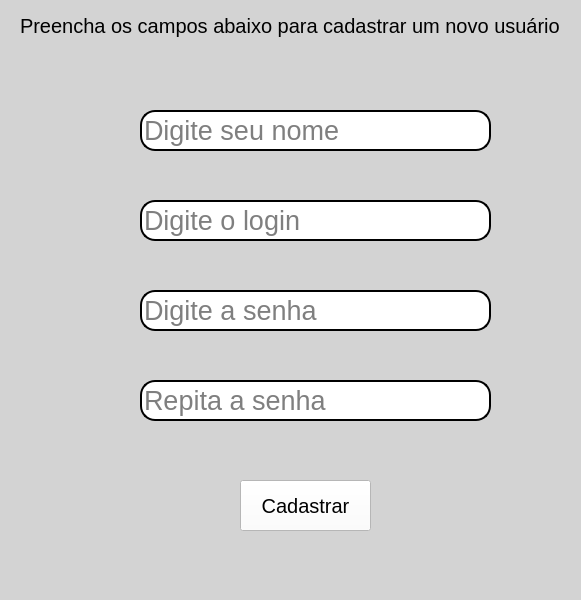
<?xml version="1.0" encoding="UTF-8"?>
<ui version="4.0">
 <class>MainWindow</class>
 <widget class="QMainWindow" name="MainWindow">
  <property name="geometry">
   <rect>
    <x>0</x>
    <y>0</y>
    <width>581</width>
    <height>600</height>
   </rect>
  </property>
  <property name="windowTitle">
   <string>MainWindow</string>
  </property>
  <property name="styleSheet">
   <string notr="true">background-color: rgb(211, 211, 211);</string>
  </property>
  <widget class="QWidget" name="centralwidget">
   <widget class="QLabel" name="label">
    <property name="geometry">
     <rect>
      <x>20</x>
      <y>10</y>
      <width>561</width>
      <height>31</height>
     </rect>
    </property>
    <property name="font">
     <font>
      <pointsize>15</pointsize>
     </font>
    </property>
    <property name="text">
     <string>Preencha os campos abaixo para cadastrar um novo usuário</string>
    </property>
   </widget>
   <widget class="QLineEdit" name="lineEdit">
    <property name="geometry">
     <rect>
      <x>140</x>
      <y>110</y>
      <width>351</width>
      <height>41</height>
     </rect>
    </property>
    <property name="font">
     <font>
      <pointsize>20</pointsize>
     </font>
    </property>
    <property name="styleSheet">
     <string notr="true">background-color:rgb(255,255,255);
border-radius:15px;
border-style:outset;
border-width:2px;</string>
    </property>
    <property name="inputMethodHints">
     <set>Qt::ImhHiddenText</set>
    </property>
    <property name="text">
     <string/>
    </property>
    <property name="placeholderText">
     <string>Digite seu nome </string>
    </property>
    <property name="clearButtonEnabled">
     <bool>false</bool>
    </property>
   </widget>
   <widget class="QLineEdit" name="lineEdit_2">
    <property name="geometry">
     <rect>
      <x>140</x>
      <y>200</y>
      <width>351</width>
      <height>41</height>
     </rect>
    </property>
    <property name="font">
     <font>
      <pointsize>20</pointsize>
     </font>
    </property>
    <property name="styleSheet">
     <string notr="true">background-color:rgb(255,255,255);
border-radius:15px;
border-style:outset;
border-width:2px;</string>
    </property>
    <property name="text">
     <string/>
    </property>
    <property name="placeholderText">
     <string>Digite o login</string>
    </property>
   </widget>
   <widget class="QLineEdit" name="lineEdit_3">
    <property name="geometry">
     <rect>
      <x>140</x>
      <y>290</y>
      <width>351</width>
      <height>41</height>
     </rect>
    </property>
    <property name="font">
     <font>
      <pointsize>20</pointsize>
     </font>
    </property>
    <property name="styleSheet">
     <string notr="true">background-color:rgb(255,255,255);
border-radius:15px;
border-style:outset;
border-width:2px;</string>
    </property>
    <property name="text">
     <string/>
    </property>
    <property name="echoMode">
     <enum>QLineEdit::Password</enum>
    </property>
    <property name="placeholderText">
     <string>Digite a senha</string>
    </property>
   </widget>
   <widget class="QLineEdit" name="lineEdit_4">
    <property name="geometry">
     <rect>
      <x>140</x>
      <y>380</y>
      <width>351</width>
      <height>41</height>
     </rect>
    </property>
    <property name="font">
     <font>
      <pointsize>20</pointsize>
     </font>
    </property>
    <property name="styleSheet">
     <string notr="true">background-color:rgb(255,255,255);
border-radius:15px;
border-style:outset;
border-width:2px;</string>
    </property>
    <property name="text">
     <string/>
    </property>
    <property name="echoMode">
     <enum>QLineEdit::Password</enum>
    </property>
    <property name="placeholderText">
     <string>Repita a senha</string>
    </property>
   </widget>
   <widget class="QPushButton" name="pushButton">
    <property name="geometry">
     <rect>
      <x>240</x>
      <y>480</y>
      <width>131</width>
      <height>51</height>
     </rect>
    </property>
    <property name="font">
     <font>
      <pointsize>15</pointsize>
     </font>
    </property>
    <property name="styleSheet">
     <string notr="true">background-color: rgb(255, 255, 255);</string>
    </property>
    <property name="text">
     <string>Cadastrar</string>
    </property>
   </widget>
  </widget>
  <widget class="QMenuBar" name="menubar">
   <property name="geometry">
    <rect>
     <x>0</x>
     <y>0</y>
     <width>581</width>
     <height>21</height>
    </rect>
   </property>
  </widget>
  <widget class="QStatusBar" name="statusbar"/>
 </widget>
 <resources/>
 <connections/>
</ui>
